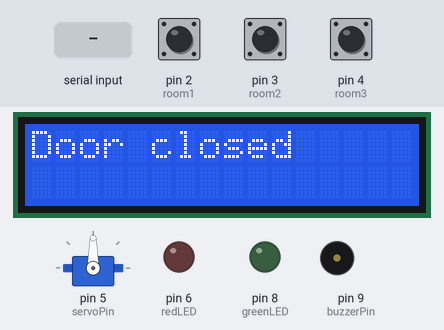
This sketch was run on a simulated Arduino Uno, built with avr-gcc and run on an emulated ATmega328P. Parts: servo, 16×2 character LCD, output pins drawn as LEDs (lit = HIGH), buzzer (waves = sounding, pin HIGH). Dashed ring = blinking. Inputs (shaded band) come from the test bench; at power-on: pin 2 (room1) HIGH, pin 3 (room2) HIGH, pin 4 (room3) HIGH. Pins used as bus, display or sensor lines are not drawn; what the sketch prints to the serial monitor is not drawn.

Above: at 1.3 s.
1.4 s: "1\n" received over Serial
At 2.2 s:
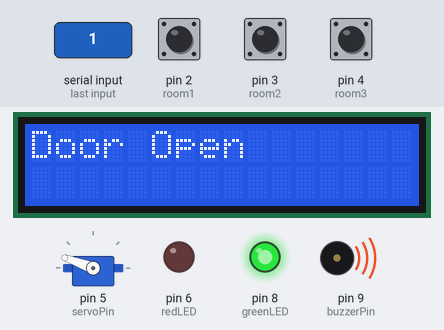
At 3.6 s:
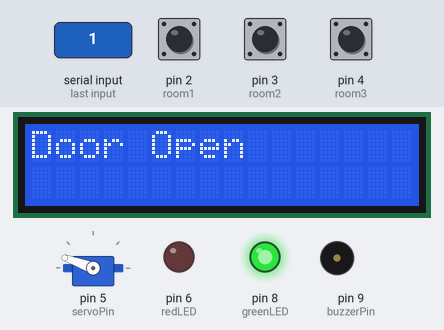
4.4 s: "2\n" received over Serial
At 7.52 s:
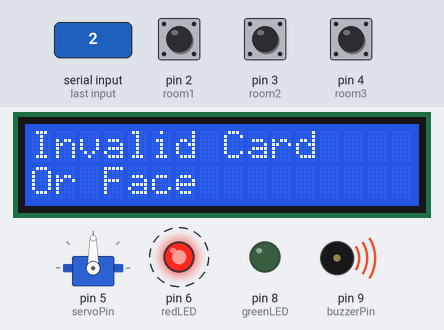
Timing chart, 0 to 10.9 s (numbered marks = the images above; inputs shaded):
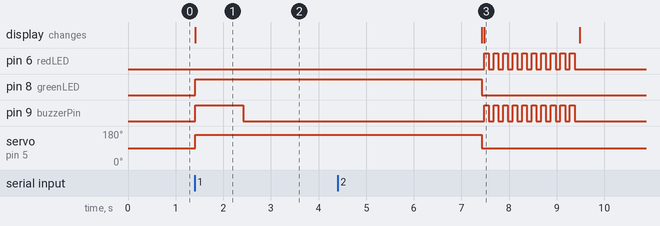

The sketch:

Project.ino
```cpp
#include <SPI.h>
#include <MFRC522.h>
#include <EEPROM.h>
#include <Servo.h>
#include <Wire.h>
#include <LiquidCrystal_I2C.h>

#define SS_PIN 10
#define RST_PIN 7

LiquidCrystal_I2C lcd(0x27,16,2);

int room1 = 2;
int room2 = 3;
int room3 = 4;
int buzzerPin=9;
int greenLED=8;
int redLED=6;

int servoPin=5;
Servo myServo;
int servoPos=90;


String mode="Entry";

MFRC522 rfid(SS_PIN,RST_PIN);
MFRC522:: MIFARE_Key key;

void setup() {

  pinMode(9,OUTPUT);
  pinMode(room1,INPUT_PULLUP);
  pinMode(room2,INPUT_PULLUP);
  pinMode(room3,INPUT_PULLUP);
  pinMode(buzzerPin,OUTPUT);
  pinMode(greenLED,OUTPUT);
  pinMode(redLED,OUTPUT);

  myServo.attach(servoPin);

  Serial.begin(9600);
  SPI.begin();
  rfid.PCD_Init();
  Serial.println("RFID reader Initialized.");

  lcd.init();
  lcd.backlight();
  lcd.setCursor(0,0);
  lcd.print("Door closed");
}

void loop() {

  int room1State=digitalRead(room1);
  int room2State=digitalRead(room2);
  int room3State=digitalRead(room3);

    if(Serial.available()){
    String received = Serial.readStringUntil('\n');
    if(received == "1"){
      Buzzing(1,servoPos,greenLED);
    }
    else if(received == "2"){
      Buzzing(2,servoPos,redLED);
    }
    else if(received == "Entry"){
      mode="Entry";
    }else if(received == "Registry"){
      mode="Registry";
    }
  }

  if(! rfid.PICC_IsNewCardPresent()){
    return;
  }

  if(! rfid.PICC_ReadCardSerial()){
    return;
  }


  MFRC522::PICC_Type piccType=rfid.PICC_GetType(rfid.uid.sak);

  if(mode=="Registry"){
    printHex(rfid.uid.uidByte, rfid.uid.size);
    Serial.println("");

    rfid.PICC_HaltA();
  }
  else if(mode=="Entry"){
    printHex2(rfid.uid.uidByte, rfid.uid.size, room1State, room2State, room3State);
    Serial.println("");

    rfid.PICC_HaltA();
  }

}

void printHex(byte *buffer, byte bufferSize){
  for (byte i=0; i<bufferSize; i++){
    Serial.print(buffer[i] < 0x10 ? " 0" : " ");
    Serial.print(buffer[i],HEX);
  }
}

void printHex2(byte *buffer, byte bufferSize, int room1State, int room2State, int room3State){
  if(room1State==LOW){
    for (byte i=0; i<bufferSize; i++){
      Serial.print(buffer[i] < 0x10 ? " 0" : " ");
      Serial.print(buffer[i],HEX);
    }

    Serial.print(" 1");
  }else if(room2State==LOW){
    for (byte i=0; i<bufferSize; i++){
      Serial.print(buffer[i] < 0x10 ? " 0" : " ");
      Serial.print(buffer[i],HEX);
    }

    Serial.print(" 2");
  }else if(room3State==LOW){
    for (byte i=0; i<bufferSize; i++){
      Serial.print(buffer[i] < 0x10 ? " 0" : " ");
      Serial.print(buffer[i],HEX);
    }

    Serial.print(" 3");
  }
}

void Buzzing(int buzz,int servoPos,int LED1){
  int delayTime1=1000;
  int delayTime2=100;

  if(buzz==1){
    myServo.write(160);
    lcd.clear();
    lcd.print("Door Open");
    digitalWrite(LED1,HIGH);
    digitalWrite(buzzerPin,HIGH);
    delay(delayTime1);
    digitalWrite(buzzerPin,LOW);
    delay(5000);

    lcd.clear();
    lcd.print("Door closed");
    myServo.write(90);
    digitalWrite(LED1,LOW);
  }
  else{
    lcd.clear();
    lcd.print("Invalid Card");
    lcd.setCursor(0, 1);
    lcd.print("Or Face");
    for(int i=1; i<=10; i++){
      digitalWrite(LED1,HIGH);
      digitalWrite(buzzerPin,HIGH);
      delay(delayTime2);
      digitalWrite(LED1,LOW);
      digitalWrite(buzzerPin,LOW);
      delay(delayTime2);
    }
    lcd.clear();
    lcd.print("Door closed");
  }
}
```

Measured:
- after the input at 1.4 s, pin 8 (greenLED): LOW → HIGH at once; pin 9 (buzzerPin): LOW → HIGH at once, → LOW 1.0 s later; servo on pin 5 (servoPin): 90° → 160° at once; the display: changes at once (image 1)
- after the input at 4.4 s, pin 6 (redLED), pin 9 (buzzerPin): alternates HIGH for 0.10 s and LOW for 0.10 s, 20 changes in all, then stays LOW, starting after 3.1 s; the display: first differs from a run without the input after 3.1 s (image 3)
